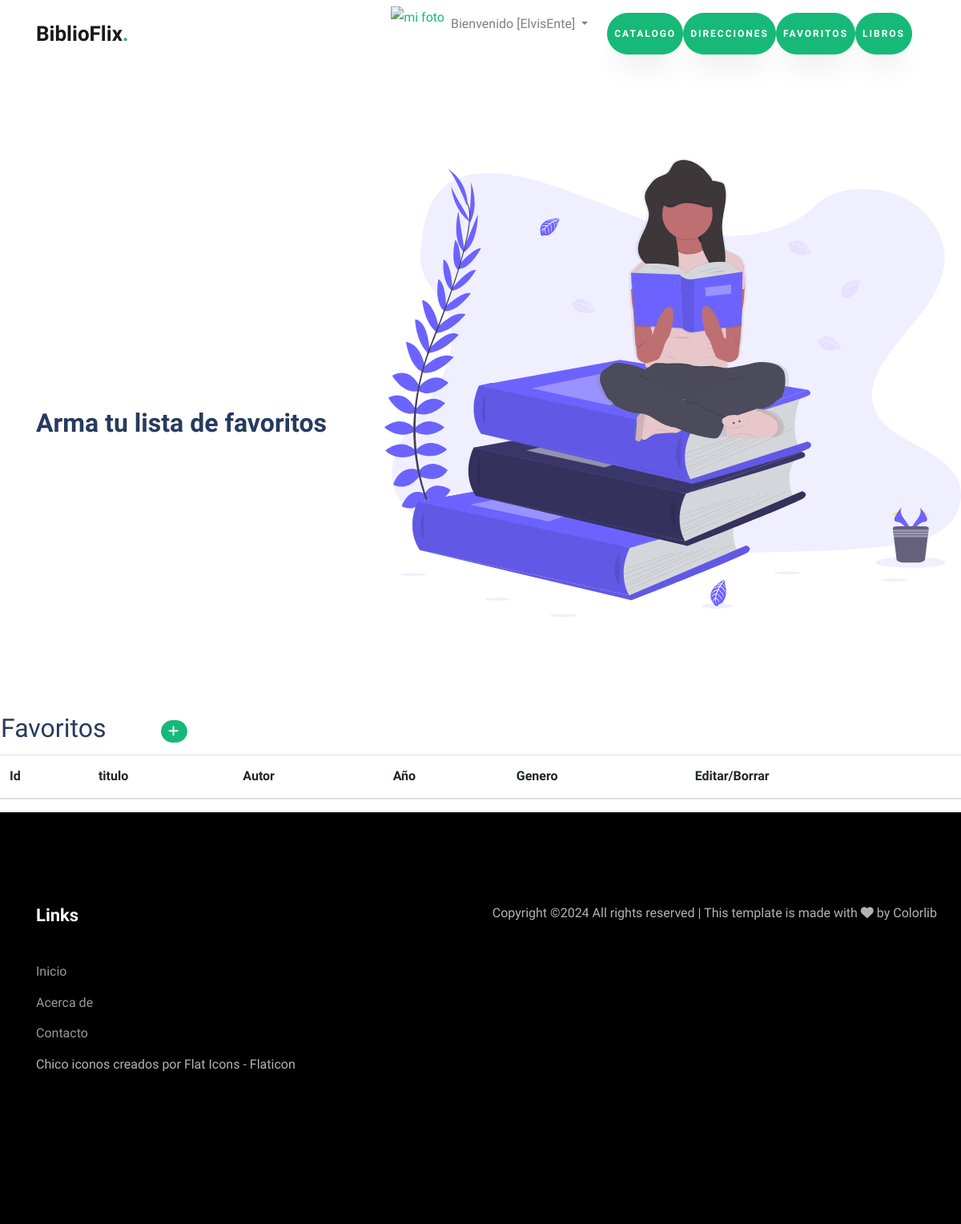
The page /favoritos/ (signed in) on the database as committed earlier.
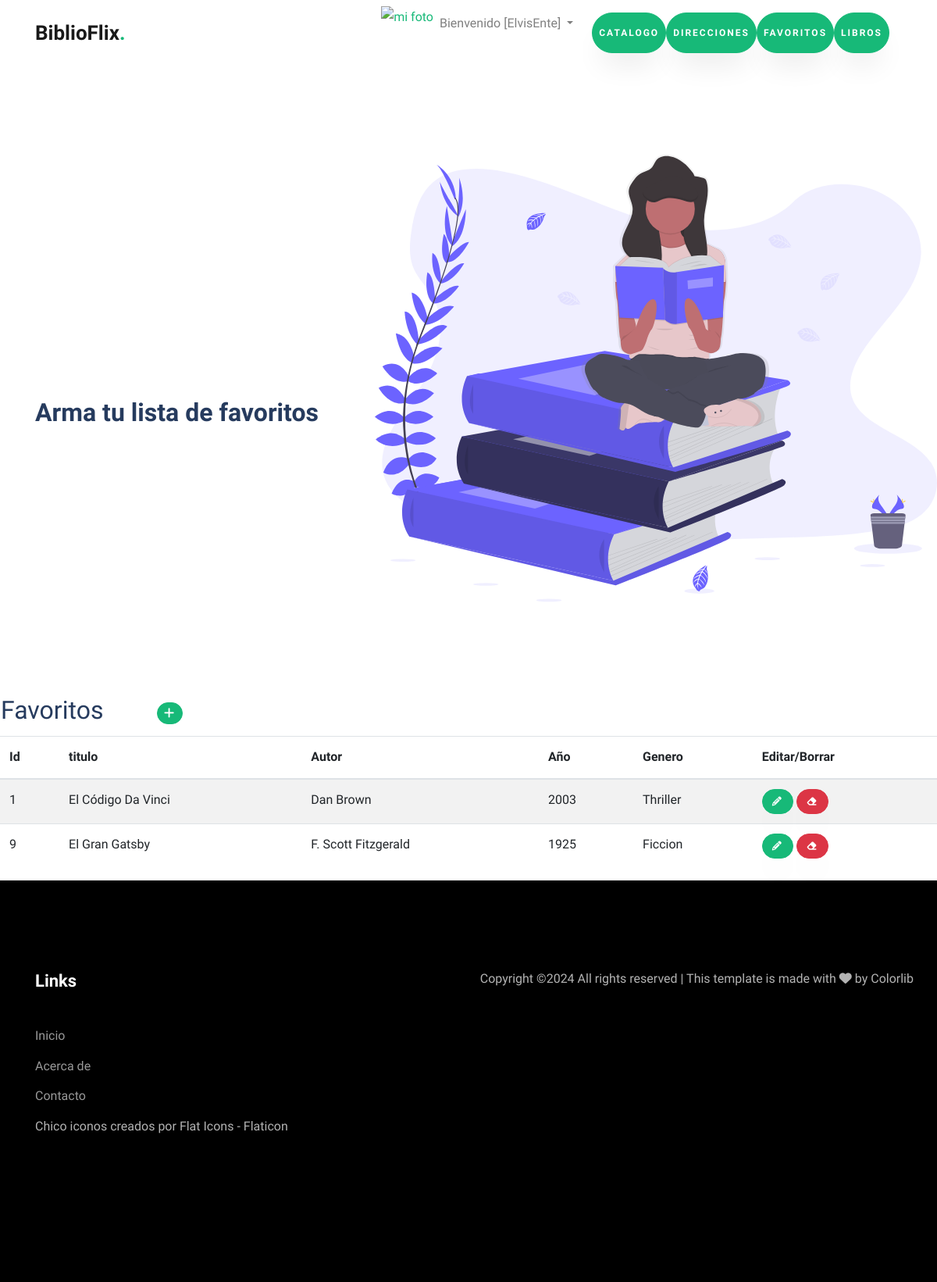
The same page on the database as committed later.
### biblio/models.py (models this page shows, shortened)
class Favorito(models.Model):
    titulo = models.CharField(max_length=50)
    autor = models.CharField(max_length=250)
    anio = models.IntegerField()
    genero = models.CharField(max_length=50)

### biblio/views.py (the view)
# urls.py: path('favoritos/', favoritos, name="favoritos"),
@login_required
def favoritos(request):
    favoritos = Favorito.objects.all()
    contexto = {"favoritos": favoritos}
    return render(request, "biblio/favoritos.html", contexto)

### biblio/templates/biblio/favoritos.html (shortened to what this page needs)
{% extends "biblio/index.html" %}
{% block titulo %}
<h2>Arma tu lista de favoritos</h2>
{% endblock titulo %}
{% block contenido %}
<table>
    <tr>
        <td width="200"><h2>Favoritos</h2></td>
        <td>
            <a
            href="{% url 'favoritosForm' %}"
            class="btn btn-primary btn-sm"
            >
            </a>
        </td>
    </tr>
</table>
<table class="table table-striped">
    <thead>
        <tr>
            <th>Id</td>
            <th>titulo</td>
            <th>Autor</th>
            <th>Año</th>
            <th>Genero</th>
            <th>Editar/Borrar</th>
        </tr>
    </thead>
    <tbody>
    {% for f in favoritos %}
        <tr>
            <td>{{ f.id }}</td>
            <td>{{ f.titulo }}</td>
            <td>{{ f.autor }}</td>
            <td>{{ f.anio }}</td>
            <td>{{ f.genero }}</td>
            <td>
                 <a
                href="{% url 'favoritosUpdate' f.id %}"
                class="btn btn-primary"
                style="--bs-btn-padding-y: .25rem; --bs-btn-padding-x: .5rem; --bs-btn-font-size: .75rem;"
                ><i class="fa-solid fa-pencil" title="Editar"></i>
            </a>
            <a
                href="{% url 'favoritosDelete' f.id %}"
                class="btn btn-danger"
                style="--bs-btn-padding-y: .25rem; --bs-btn-padding-x: .5rem; --bs-btn-font-size: .75rem;"
                ><i class="fa-solid fa-eraser" title="Borrar"></i>
            </a>
            </td>
        </tr>
    {% endfor %}
    </tbody>
</table>
{% endblock contenido %}

### biblio/templates/biblio/index.html (shortened to what this page needs)
<!DOCTYPE html>
<html lang="es">
  <head>
	{% load static %}
		<link rel="stylesheet" href="https://cdnjs.cloudflare.com/ajax/libs/font-awesome/6.0.0-beta3/css/all.min.css">
    <link rel="stylesheet" href="{% static 'css/animate.css' %}">
    <link rel="stylesheet" href="{% static 'css/owl.carousel.min.css' %}">
    <link rel="stylesheet" href="{% static 'css/owl.theme.default.min.css' %}">
    <link rel="stylesheet" href="{% static 'css/magnific-popup.css' %}">
    <link rel="stylesheet" href="{% static 'css/flaticon.css' %}">
    <link rel="stylesheet" href="{% static 'css/style.css' %}">
    <link rel="stylesheet" href="https://cdnjs.cloudflare.com/ajax/libs/font-awesome/6.4.0/css/all.min.css">
  </head>
  <body data-spy="scroll" data-target=".site-navbar-target" data-offset="300">
    <nav class="navbar navbar-expand-lg navbar-light ftco_navbar ftco-navbar-dark site-navbar-target" id="ftco-navbar">
	    <div class="container">
	      <a class="navbar-brand" href="{% url 'home' %}">BiblioFlix<span>.</span></a>
	      <div class="collapse navbar-collapse" id="ftco-nav">
	        <ul class="navbar-nav nav ml-auto">
              {% if user.is_authenticated %}
              <a href="{% url 'crearAvatar' %}">
                <img src="{{ request.session.avatar }}" height="40px" weight="40px" alt="mi foto"></a>
              <li class="nav-item dropdown">
                <a class="nav-link dropdown-toggle" href="#" id="navbarDropdown" role="button" data-toggle="dropdown" aria-haspopup="true" aria-expanded="false">
                    Bienvenido [{{ user.username }}]
                </a>
          </li>
          <nav class="navbar">
            <div class="collapse navbar-collapse" id="navbarNav">
                <ul class="navbar-nav">
                    <li class="nav-item">
                        <a class="navbar-link"><a href="{% url 'catalogo' %}" class="btn btn-primary py-3 px-2"><span>Catalogo</a>
                    <li class="nav-item">
                          <a class="navbar-link"><a href="{% url 'direcciones' %}" class="btn btn-primary py-3 px-2"><span>Direcciones</a>
                    <li class="nav-item">
                          <a class="navbar-link"><a href="{% url 'favoritos' %}" class="btn btn-primary py-3 px-2"><span>Favoritos</a>
                    <li class="nav-item">
                          <a class="navbar-link"><a href="{% url 'libros' %}" class="btn btn-primary py-3 px-2"><span>Libros</a></a>
              {% else %}
              <a class="btn btn-primary py-2 px-2" href="{% url 'login' %}">Login</a>
              <a class="btn btn-primary py-2 px-2" href="{% url 'crear' %}">Crear usuario</a>
              {% endif %}
	        </ul>
	      </div>
	    </div>
	  </nav>
	  <section class="hero-wrap js-fullheight">
      <div class="container-fluid px-0">
          <div class="row d-md-flex no-gutters slider-text align-items-center js-fullheight justify-content-end">
              <img class="one-third js-fullheight align-self-end order-md-last img-fluid" src="{% static 'images/undraw_book_lover_mkck.svg' %}" alt="">
              <div class="one-forth d-flex align-items-center ftco-animate js-fullheight">
                  <div class="text mt-5">
                      {% block titulo %}{% endblock titulo %}
                  </div>
              </div>
          </div>
      </div>
  </section>
					{% block contenido %}
					{% endblock contenido %}
    <footer class="ftco-footer ftco-section">
      <div class="container">
        <div class="row mb-5">
          <div class="col-md">
            <div class="ftco-footer-widget mb-4">
              <h2 class="ftco-heading-2">Links</h2>
              <ul class="list-unstyled">
                <li><a href="#"></span>Inicio</a></li>
                <li><a href="#"></span>Acerca de</a></li>
                <li><a href="#"></span>Contacto</a></li>
                <a href="https://www.flaticon.es/iconos-gratis/chico" title="chico iconos">Chico iconos creados por Flat Icons - Flaticon</a>
              </ul>
            </div>
          </div>
            <p>
  Copyright &copy;<script>document.write(new Date().getFullYear());</script> All rights reserved | This template is made with <i class="fa fa-heart" aria-hidden="true"></i> by <a href="https://colorlib.com" target="_blank">Colorlib</a>
  </p>
          </div>
        </div>
    </footer>
  </body>
</html>

Rows that differ between the two databases and show on the page:
added Favorito: id "1", titulo "El Código Da Vinci", autor "Dan Brown", anio "2003", genero "Thriller"
added Favorito: id "9", titulo "El Gran Gatsby", autor "F. Scott Fitzgerald", anio "1925", genero "Ficcion"
